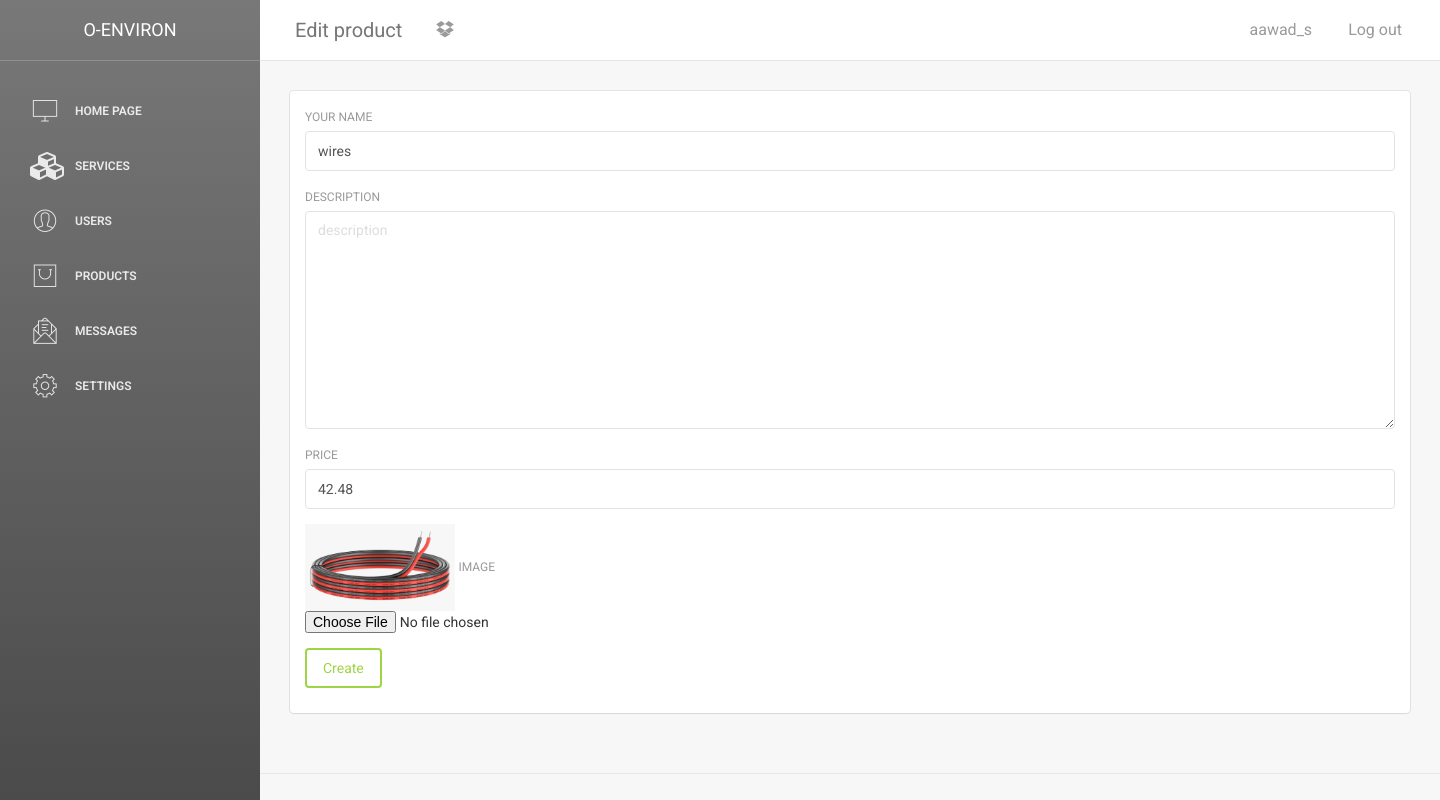
The page /admin/products/edit.php?id=2 (signed in) on the database its author committed.
### tables this page shows
CREATE TABLE `products` (
  `id` int(12) NOT NULL,
  `name` varchar(128) NOT NULL,
  `description` varchar(255) DEFAULT NULL,
  `price` double(9,2) UNSIGNED NOT NULL,
  `image` varchar(128) NOT NULL
);

### config/app.php (called while the page is built)
<?php
include_once 'database.php';
$settings = $mysqli->query('SELECT * from settings where id = 1')->fetch_assoc();
if(count($settings)){
     $app_name = $settings['app_name'];
     $admin_email = $settings['admin_email'];
}else{
     $app_name = 'Service App 0';
     $admin_email = 'abdullah.98ha@gmail.com';
}
$config =
[
'app_name' => $app_name ,
'admin_email' => $admin_email,
'app_url' => 'http://127.0.0.1/flexCourses/',
'lang' => 'en',
'dir' => 'ltr',
'admin_assets' => 'http://127.0.0.1/flexCourses/admin/template/assets/'
];
?>

### admin/products/edit.php (the view, shortened to what this page needs)
<?php
include __DIR__.'/../template/header.php';
     $st = $mysqli->prepare('SELECT * from products where id = ? limit 1');
     $st->bind_param('i', $productId );
     $st->execute();
$product = $st-> get_result()->fetch_assoc();
$name = $product['name'];
$description = $product['description'];
$price = $product['price'];
$image = $product['image'];
?>
<div class="card">
     <div class="content">
     <form action="" method="post" enctype="multipart/form-data">
          <div class="form-group">
               <label for="name"> your name </label>
               <input type="name" name="name" class="form-control" placeholder="your name" id="name" value="<?php echo $name ?>">
          </div>
          <div class="form-group">
               <label for="description"> description </label>
               <textarea type="description" name="description" cols="30" rows="10" class="form-control" placeholder="description" id="description" value="<?php echo $description ?>"></textarea>
          </div>
          <div class="form-group">
               <label for="price"> price </label>
               <input type="price" name="price" class="form-control" placeholder="price" id="price" value="<?php echo $price ?>">
          </div>
          <div class="form-group">
               <img src="<?php echo $config['app_url'].'/'.$image ?>" width="150" alt="">
               <label for="image">Image</label>
               <input type="file" name="image">
          </div>
          <div class="form-group">
               <button class="btn btn-success">Create</button>
          </div>
     </form>
     </div>
</div>
<?php
include __DIR__.'/../template/footer.php';
?>

### rows shown on the page
products: name "wires", description "description", price "42.48", image (picture)

### other values the page prints
$title "Edit product"
$_SESSION['user_name'] "aawad_s"
